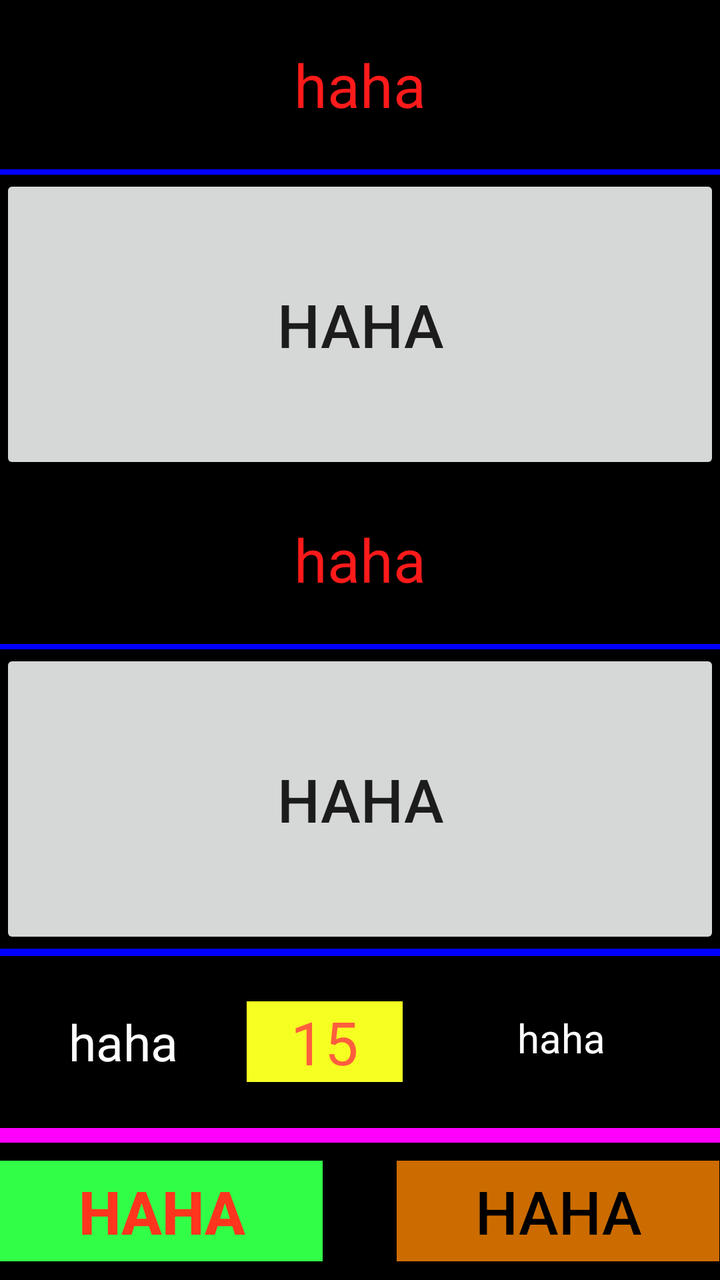
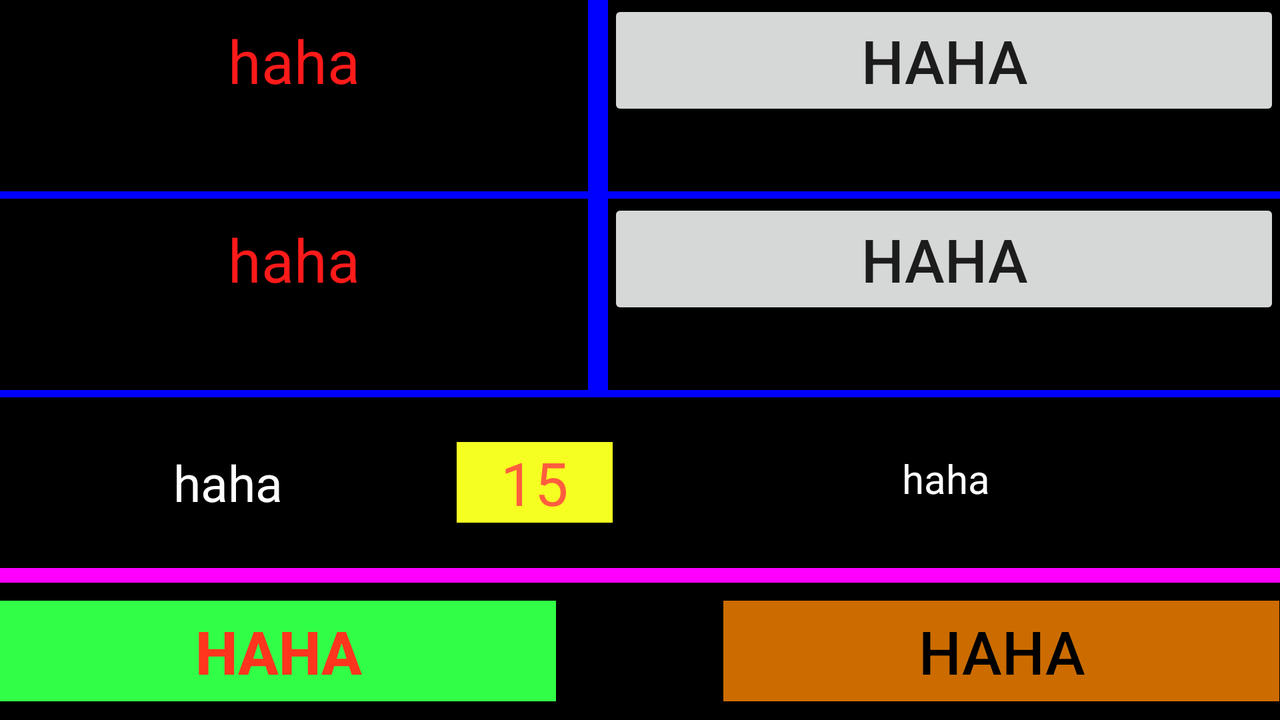

Two renders of one Android screen. The first uses the default layout on a phone; the second uses the alternative layout the repository ships for a different screen configuration, on a matching device. The two XML files are below.
<!-- AndroidManifest.xml: application theme AppTheme -->
<!-- res/layout/layout_set_1_boot.xml -->
<?xml version="1.0" encoding="utf-8"?>
<LinearLayout xmlns:android="http://schemas.android.com/apk/res/android"
    android:layout_width="match_parent" android:layout_height="match_parent"
    android:orientation="vertical"
    android:background="#ff000000">

    <TextView
        android:layout_width="match_parent"
        android:layout_height="wrap_content"
        android:text="@string/label_one_boot_set_date"
        android:id="@+id/label_one_boot_set_date"
        android:textSize="30dp"
        android:gravity="center"
        android:textColor="#ffff1a1a"
        android:layout_weight="0.5" />

    <View
        android:layout_width="match_parent"
        android:background="#ff0000ff"
        android:layout_height="1dip"
        android:layout_weight="0.02" />
    <Button
        android:layout_width="match_parent"
        android:layout_height="wrap_content"
        android:text="@string/one_boot_set_date"
        android:id="@+id/one_boot_pick_date"
        android:onClick="pickDate"
        android:layout_weight="1"
        android:textSize="30dp" />
    <TextView
        android:layout_width="match_parent"
        android:layout_height="wrap_content"
        android:text="@string/label_one_boot_set_time"
        android:id="@+id/label_one_boot_set_time"
        android:textSize="30dp"
        android:gravity="center"
        android:textColor="#ffff1a1a"
        android:layout_weight="0.5" />

    <View
        android:layout_width="match_parent"
        android:background="#ff0000ff"
        android:layout_height="1dip"
        android:layout_weight="0.02" />
    <Button
        android:layout_width="match_parent"
        android:layout_height="wrap_content"
        android:text="@string/one_boot_set_time"
        android:id="@+id/one_boot_pick_time"
        android:onClick="pickTime"
        android:layout_weight="1"
        android:textSize="30dp" />

    <View
        android:layout_width="match_parent"
        android:background="#ff0000ff"
        android:layout_height="2dip"
        android:layout_weight="0.02" />
    <LinearLayout
        android:orientation="horizontal"
        android:layout_width="match_parent"
        android:layout_height="wrap_content"
        android:layout_gravity="center_horizontal|right"
        android:layout_weight="0.4">

        <TextView
            android:layout_width="wrap_content"
            android:layout_height="50dp"
            android:layout_weight="0.06"
            android:id="@+id/label_last4"
            android:textColor="#ffffffff"
            android:textSize="25dp"
            android:text="@string/one_boot_active_period"
            android:layout_gravity="center"
            android:gravity="center" />

        <EditText
            android:layout_width="78dp"
            android:layout_height="wrap_content"
            android:inputType="number"
            android:textColor="#ffff5e3e"
            android:ems="30"
            android:id="@+id/one_boot_last4"
            android:layout_gravity="center"
            android:background="#fff6ff22"
            android:textSize="30dp"
            android:text="15"
            android:gravity="center" />

        <TextView
            android:layout_width="wrap_content"
            android:layout_height="31dp"
            android:layout_weight="0.1"
            android:id="@+id/editText7"
            android:text="@string/minute_long"
            android:textColor="#ffffffff"
            android:textSize="20dp"
            android:gravity="center_horizontal"
            android:layout_gravity="center" />

    </LinearLayout>
    <View
        android:layout_width="match_parent"
        android:background="#ffff00ff"
        android:layout_height="2dip"
        android:layout_weight="0.02" />
    <View
        android:layout_width="match_parent"
        android:background="#ffff00ff"
        android:layout_height="2dip"
        android:layout_weight="0.02" />
    <LinearLayout
        android:orientation="horizontal"
        android:layout_width="match_parent"
        android:layout_height="wrap_content"
        android:layout_gravity="center_horizontal"
        android:layout_weight="0.2"
        android:gravity="center">

        <Button
            android:layout_width="wrap_content"
            android:layout_height="wrap_content"
            android:text="@string/confirm"
            android:id="@+id/button"
            android:gravity="center"
            android:layout_weight="0.5"
            android:textStyle="bold"
            android:textColor="#ffff351e"
            android:background="#ff31ff47"
            android:onClick="saveOneBootData"
            android:padding="5dp"
            android:textSize="30dp" />

        <Space
            android:layout_width="30px"
            android:layout_height="20px"
            android:layout_weight="0.2" />

        <Button
            android:layout_width="wrap_content"
            android:layout_height="wrap_content"
            android:text="@string/cancel"
            android:id="@+id/bye"
            android:gravity="center"
            android:layout_weight="0.5"
            android:textColor="@android:color/black"
            android:background="@android:color/holo_orange_dark"
            android:alpha="0.8"
            android:capitalize="words"
            android:clickable="true"
            android:textSize="30dp"
            android:onClick="closeFragment"
            android:padding="5dp" />

    </LinearLayout>

</LinearLayout>
<!-- resources referenced by this layout -->
<resources>
  <string name="cancel">haha</string>
  <string name="confirm">haha</string>
  <string name="label_one_boot_set_date">haha</string>
  <string name="label_one_boot_set_time">haha</string>
  <string name="minute_long">haha</string>
  <string name="one_boot_active_period">haha</string>
  <string name="one_boot_set_date">haha</string>
  <string name="one_boot_set_time">haha</string>
  <style name="AppTheme" parent="Base.Theme.AppCompat.Light.DarkActionBar">
          
          
      </style>
</resources>
<!-- res/layout-land/layout_set_1_boot.xml (the repository's variant of the layout above) -->
<!-- drawn on the phone turned sideways -->
<?xml version="1.0" encoding="utf-8"?>
<LinearLayout xmlns:android="http://schemas.android.com/apk/res/android"
    android:layout_width="match_parent" android:layout_height="match_parent"
    android:orientation="vertical"
    android:background="#ff000000">

    <LinearLayout
        android:orientation="horizontal"
        android:layout_width="match_parent"
        android:layout_height="wrap_content"
        android:layout_gravity="center_horizontal"
        android:layout_weight="0.4">
    <TextView
        android:layout_width="wrap_content"
        android:layout_height="wrap_content"
        android:text="@string/label_one_boot_set_date"
        android:id="@+id/label_one_boot_set_date"
        android:textSize="30dp"
        android:gravity="center"
        android:textColor="#ffff1a1a"
        android:layout_weight="0.5" />

    <View
        android:layout_width="1dip"
        android:background="#ff0000ff"
        android:layout_height="match_parent"
        android:layout_weight="0.02" />
    <Button
        android:layout_width="wrap_content"
        android:layout_height="wrap_content"
        android:text="@string/one_boot_set_date"
        android:id="@+id/one_boot_pick_date"
        android:onClick="pickDate"
        android:layout_weight="0.5"
        android:textSize="30dp" />
    </LinearLayout>
    <View
        android:layout_width="match_parent"
        android:background="#ff0000ff"
        android:layout_height="2dip"
        android:layout_weight="0.02" />
    <LinearLayout
        android:orientation="horizontal"
        android:layout_width="match_parent"
        android:layout_height="wrap_content"
        android:layout_gravity="center_horizontal"
        android:layout_weight="0.4">
    <TextView
        android:layout_width="wrap_content"
        android:layout_height="wrap_content"
        android:text="@string/label_one_boot_set_time"
        android:id="@+id/label_one_boot_set_time"
        android:textSize="30dp"
        android:gravity="center"
        android:textColor="#ffff1a1a"
        android:layout_weight="0.5" />

    <View
        android:layout_width="1dip"
        android:background="#ff0000ff"
        android:layout_height="match_parent"
        android:layout_weight="0.02" />
    <Button
        android:layout_width="wrap_content"
        android:layout_height="wrap_content"
        android:text="@string/one_boot_set_time"
        android:id="@+id/one_boot_pick_time"
        android:onClick="pickTime"
        android:layout_weight="0.5"
        android:textSize="30dp" />
</LinearLayout>
    <View
        android:layout_width="match_parent"
        android:background="#ff0000ff"
        android:layout_height="2dip"
        android:layout_weight="0.02" />
    <LinearLayout
        android:orientation="horizontal"
        android:layout_width="match_parent"
        android:layout_height="wrap_content"
        android:layout_gravity="center_horizontal|right"
        android:layout_weight="0.4">

        <TextView
            android:layout_width="wrap_content"
            android:layout_height="50dp"
            android:layout_weight="0.06"
            android:id="@+id/label_last4"
            android:textColor="#ffffffff"
            android:textSize="25dp"
            android:text="@string/one_boot_active_period"
            android:layout_gravity="center"
            android:gravity="center" />

        <EditText
            android:layout_width="78dp"
            android:layout_height="wrap_content"
            android:inputType="number"
            android:textColor="#ffff5e3e"
            android:ems="30"
            android:id="@+id/one_boot_last4"
            android:layout_gravity="center"
            android:background="#fff6ff22"
            android:textSize="30dp"
            android:text="15"
            android:gravity="center" />

        <TextView
            android:layout_width="wrap_content"
            android:layout_height="31dp"
            android:layout_weight="0.1"
            android:id="@+id/editText7"
            android:text="@string/minute_long"
            android:textColor="#ffffffff"
            android:textSize="20dp"
            android:gravity="center_horizontal"
            android:layout_gravity="center" />

    </LinearLayout>
    <View
        android:layout_width="match_parent"
        android:background="#ffff00ff"
        android:layout_height="2dip"
        android:layout_weight="0.02" />
    <View
        android:layout_width="match_parent"
        android:background="#ffff00ff"
        android:layout_height="2dip"
        android:layout_weight="0.02" />
    <LinearLayout
        android:orientation="horizontal"
        android:layout_width="match_parent"
        android:layout_height="wrap_content"
        android:layout_gravity="center_horizontal"
        android:layout_weight="0.2"
        android:gravity="center">

        <Button
            android:layout_width="wrap_content"
            android:layout_height="wrap_content"
            android:text="@string/confirm"
            android:id="@+id/button"
            android:gravity="center"
            android:layout_weight="0.5"
            android:textStyle="bold"
            android:textColor="#ffff351e"
            android:background="#ff31ff47"
            android:onClick="saveOneBootData"
            android:padding="5dp"
            android:textSize="30dp" />

        <Space
            android:layout_width="30px"
            android:layout_height="20px"
            android:layout_weight="0.2" />

        <Button
            android:layout_width="wrap_content"
            android:layout_height="wrap_content"
            android:text="@string/cancel"
            android:id="@+id/neglect_phone_entry"
            android:gravity="center"
            android:layout_weight="0.5"
            android:textColor="@android:color/black"
            android:background="@android:color/holo_orange_dark"
            android:alpha="0.8"
            android:capitalize="words"
            android:clickable="true"
            android:textSize="30dp"
            android:onClick="closeFragment"
            android:padding="5dp" />

    </LinearLayout>

</LinearLayout>
